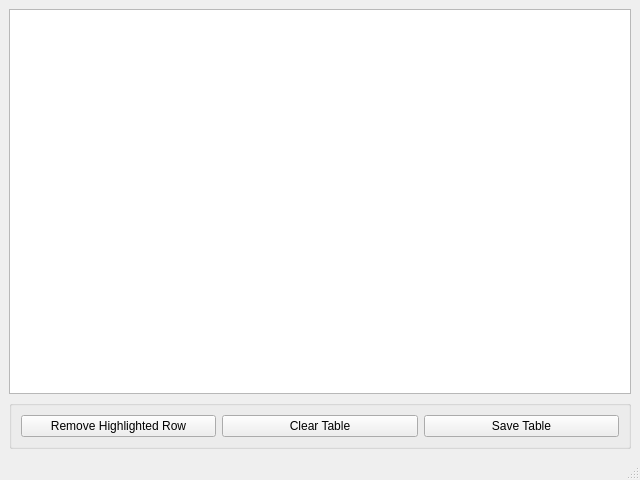
<?xml version="1.0" encoding="UTF-8"?>
<ui version="4.0">
 <class>ETCDataWindow</class>
 <widget class="QMainWindow" name="ETCDataWindow">
  <property name="geometry">
   <rect>
    <x>0</x>
    <y>0</y>
    <width>640</width>
    <height>480</height>
   </rect>
  </property>
  <property name="windowTitle">
   <string>MainWindow</string>
  </property>
  <widget class="QWidget" name="centralwidget">
   <layout class="QVBoxLayout" name="verticalLayout">
    <item>
     <widget class="QTableWidget" name="tableWidget"/>
    </item>
    <item>
     <widget class="QGroupBox" name="groupBox">
      <property name="title">
       <string/>
      </property>
      <layout class="QHBoxLayout" name="horizontalLayout">
       <item>
        <widget class="QPushButton" name="pushButton_2">
         <property name="text">
          <string>Remove Highlighted Row</string>
         </property>
        </widget>
       </item>
       <item>
        <widget class="QPushButton" name="pushButton_3">
         <property name="text">
          <string>Clear Table</string>
         </property>
        </widget>
       </item>
       <item>
        <widget class="QPushButton" name="pushButton">
         <property name="text">
          <string>Save Table</string>
         </property>
        </widget>
       </item>
      </layout>
     </widget>
    </item>
   </layout>
  </widget>
  <widget class="QMenuBar" name="menubar">
   <property name="geometry">
    <rect>
     <x>0</x>
     <y>0</y>
     <width>640</width>
     <height>24</height>
    </rect>
   </property>
  </widget>
  <widget class="QStatusBar" name="statusbar"/>
 </widget>
 <resources/>
 <connections/>
</ui>
